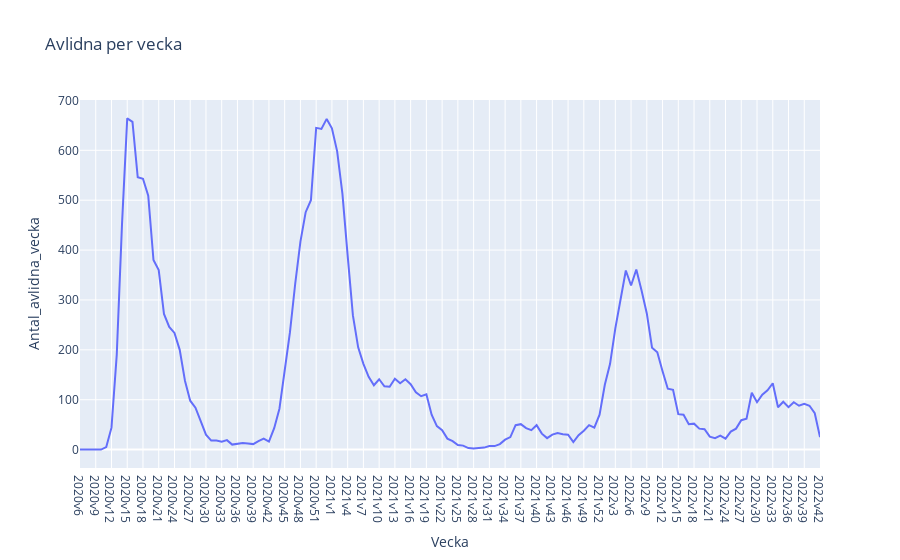

Source (notebook cell):
### Code cell
# Drawing a line plot with plotly express of the number of deaths per week

plot_deaths_per_week = px.line(covid_veckodata_riket, x='Vecka', y='Antal_avlidna_vecka', title='Avlidna per vecka')

plot_deaths_per_week.show()

plot_deaths_per_week.write_html("data\\Uppgift1c_plotly.html")

### Figure 1 — Plotly figure (JSON) as saved in the notebook; plotly's stock layout.template omitted (floating-point values rounded to 4 significant figures; data arrays with more than 128 entries replaced by an {"elided": "..."} marker saying what was removed)
{"data": [{"hovertemplate": "Vecka=%{x}<br>Antal_avlidna_vecka=%{y}<extra></extra>", "legendgroup": "", "line": {"color": "#636efa", "dash": "solid"}, "marker": {"symbol": "circle"}, "mode": "lines", "name": "", "orientation": "v", "showlegend": false, "type": "scatter", "x": {"elided": "142 str values"}, "xaxis": "x", "y": {"elided": "142 int values"}, "yaxis": "y"}], "layout": {"legend": {"tracegroupgap": 0}, "title": {"text": "Avlidna per vecka"}, "xaxis": {"anchor": "y", "domain": [0, 1], "title": {"text": "Vecka"}}, "yaxis": {"anchor": "x", "domain": [0, 1], "title": {"text": "Antal_avlidna_vecka"}}}}
